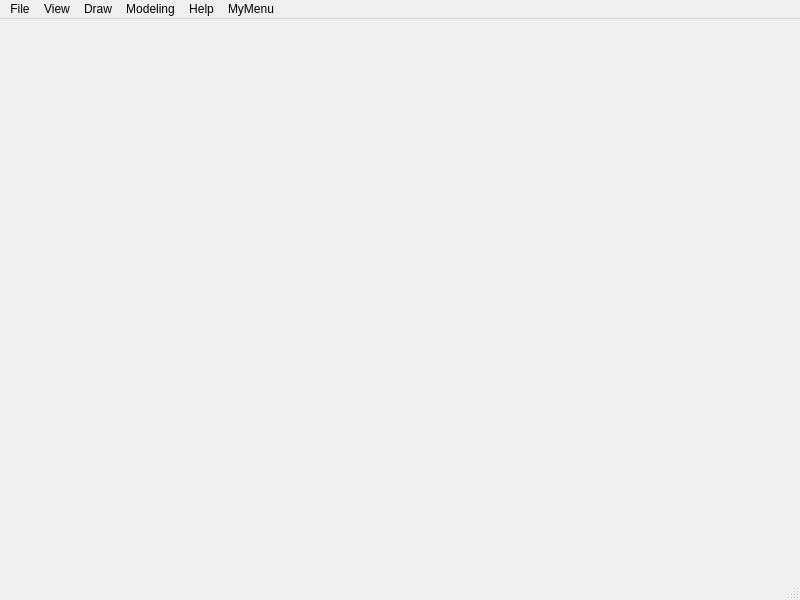
<?xml version="1.0" encoding="UTF-8"?>
<ui version="4.0">
 <class>occQtClass</class>
 <widget class="QMainWindow" name="occQtClass">
  <property name="geometry">
   <rect>
    <x>0</x>
    <y>0</y>
    <width>800</width>
    <height>600</height>
   </rect>
  </property>
  <property name="windowTitle">
   <string>occSketcher</string>
  </property>
  <property name="windowIcon">
   <iconset>
    <normaloff>:/Resources/lamp.png</normaloff>:/Resources/lamp.png</iconset>
  </property>
  <widget class="QWidget" name="centralWidget"/>
  <widget class="QMenuBar" name="menuBar">
   <property name="geometry">
    <rect>
     <x>0</x>
     <y>0</y>
     <width>800</width>
     <height>21</height>
    </rect>
   </property>
   <widget class="QMenu" name="menuFile">
    <property name="title">
     <string>File</string>
    </property>
    <addaction name="actionExit"/>
   </widget>
   <widget class="QMenu" name="menuView">
    <property name="title">
     <string>View</string>
    </property>
    <addaction name="actionZoom"/>
    <addaction name="actionPan"/>
    <addaction name="actionRotate"/>
    <addaction name="separator"/>
    <addaction name="actionReset"/>
    <addaction name="actionFitAll"/>
   </widget>
   <widget class="QMenu" name="menuPrimitive">
    <property name="title">
     <string>Draw</string>
    </property>
    <addaction name="actionLine"/>
    <addaction name="actionCone"/>
    <addaction name="actionSphere"/>
    <addaction name="actionCylinder"/>
    <addaction name="actionTorus"/>
   </widget>
   <widget class="QMenu" name="menuModeling">
    <property name="title">
     <string>Modeling</string>
    </property>
    <addaction name="actionFillet"/>
    <addaction name="actionChamfer"/>
    <addaction name="actionExtrude"/>
    <addaction name="actionRevolve"/>
    <addaction name="actionLoft"/>
    <addaction name="separator"/>
    <addaction name="actionCut"/>
    <addaction name="actionFuse"/>
    <addaction name="actionCommon"/>
    <addaction name="separator"/>
    <addaction name="actionHelix"/>
   </widget>
   <widget class="QMenu" name="menuHelp">
    <property name="title">
     <string>Help</string>
    </property>
    <addaction name="actionAbout"/>
   </widget>
   <widget class="QMenu" name="menuMyMenu">
    <property name="title">
     <string>MyMenu</string>
    </property>
   </widget>
   <addaction name="menuFile"/>
   <addaction name="menuView"/>
   <addaction name="menuPrimitive"/>
   <addaction name="menuModeling"/>
   <addaction name="menuHelp"/>
   <addaction name="menuMyMenu"/>
  </widget>
  <widget class="QStatusBar" name="statusBar"/>
  <action name="actionExit">
   <property name="text">
    <string>Exit</string>
   </property>
   <property name="shortcut">
    <string>Ctrl+Q</string>
   </property>
  </action>
  <action name="actionZoom">
   <property name="checkable">
    <bool>false</bool>
   </property>
   <property name="icon">
    <iconset>
     <normaloff>:/Resources/Zoom.png</normaloff>:/Resources/Zoom.png</iconset>
   </property>
   <property name="text">
    <string>Zoom</string>
   </property>
  </action>
  <action name="actionPan">
   <property name="checkable">
    <bool>false</bool>
   </property>
   <property name="icon">
    <iconset>
     <normaloff>:/Resources/Pan.png</normaloff>:/Resources/Pan.png</iconset>
   </property>
   <property name="text">
    <string>Pan</string>
   </property>
  </action>
  <action name="actionRotate">
   <property name="checkable">
    <bool>false</bool>
   </property>
   <property name="checked">
    <bool>false</bool>
   </property>
   <property name="icon">
    <iconset>
     <normaloff>:/Resources/Rotate.png</normaloff>:/Resources/Rotate.png</iconset>
   </property>
   <property name="text">
    <string>Rotate</string>
   </property>
  </action>
  <action name="actionReset">
   <property name="icon">
    <iconset>
     <normaloff>:/Resources/Home.png</normaloff>:/Resources/Home.png</iconset>
   </property>
   <property name="text">
    <string>Reset</string>
   </property>
  </action>
  <action name="actionFitAll">
   <property name="icon">
    <iconset>
     <normaloff>:/Resources/FitAll.png</normaloff>:/Resources/FitAll.png</iconset>
   </property>
   <property name="text">
    <string>FitAll</string>
   </property>
  </action>
  <action name="actionAbout">
   <property name="icon">
    <iconset>
     <normaloff>:/Resources/lamp.png</normaloff>:/Resources/lamp.png</iconset>
   </property>
   <property name="text">
    <string>About</string>
   </property>
  </action>
  <action name="actionLine">
   <property name="icon">
    <iconset>
     <normaloff>:/Resources/box.png</normaloff>:/Resources/box.png</iconset>
   </property>
   <property name="text">
    <string>Line</string>
   </property>
  </action>
  <action name="actionCone">
   <property name="icon">
    <iconset>
     <normaloff>:/Resources/cone.png</normaloff>:/Resources/cone.png</iconset>
   </property>
   <property name="text">
    <string>Cone</string>
   </property>
  </action>
  <action name="actionSphere">
   <property name="icon">
    <iconset>
     <normaloff>:/Resources/sphere.png</normaloff>:/Resources/sphere.png</iconset>
   </property>
   <property name="text">
    <string>Sphere</string>
   </property>
  </action>
  <action name="actionCylinder">
   <property name="icon">
    <iconset>
     <normaloff>:/Resources/cylinder.png</normaloff>:/Resources/cylinder.png</iconset>
   </property>
   <property name="text">
    <string>Cylinder</string>
   </property>
  </action>
  <action name="actionTorus">
   <property name="icon">
    <iconset>
     <normaloff>:/Resources/torus.png</normaloff>:/Resources/torus.png</iconset>
   </property>
   <property name="text">
    <string>Torus</string>
   </property>
  </action>
  <action name="actionFillet">
   <property name="icon">
    <iconset>
     <normaloff>:/Resources/fillet.png</normaloff>:/Resources/fillet.png</iconset>
   </property>
   <property name="text">
    <string>Fillet</string>
   </property>
  </action>
  <action name="actionChamfer">
   <property name="icon">
    <iconset>
     <normaloff>:/Resources/chamfer.png</normaloff>:/Resources/chamfer.png</iconset>
   </property>
   <property name="text">
    <string>Chamfer</string>
   </property>
  </action>
  <action name="actionExtrude">
   <property name="icon">
    <iconset>
     <normaloff>:/Resources/extrude.png</normaloff>:/Resources/extrude.png</iconset>
   </property>
   <property name="text">
    <string>Extrude</string>
   </property>
  </action>
  <action name="actionRevolve">
   <property name="icon">
    <iconset>
     <normaloff>:/Resources/revolve.png</normaloff>:/Resources/revolve.png</iconset>
   </property>
   <property name="text">
    <string>Rovelve</string>
   </property>
  </action>
  <action name="actionLoft">
   <property name="icon">
    <iconset>
     <normaloff>:/Resources/loft.png</normaloff>:/Resources/loft.png</iconset>
   </property>
   <property name="text">
    <string>Loft</string>
   </property>
  </action>
  <action name="actionCut">
   <property name="icon">
    <iconset>
     <normaloff>:/Resources/cut.png</normaloff>:/Resources/cut.png</iconset>
   </property>
   <property name="text">
    <string>Cut</string>
   </property>
  </action>
  <action name="actionFuse">
   <property name="icon">
    <iconset>
     <normaloff>:/Resources/fuse.png</normaloff>:/Resources/fuse.png</iconset>
   </property>
   <property name="text">
    <string>Fuse</string>
   </property>
  </action>
  <action name="actionCommon">
   <property name="icon">
    <iconset>
     <normaloff>:/Resources/common.png</normaloff>:/Resources/common.png</iconset>
   </property>
   <property name="text">
    <string>Common</string>
   </property>
  </action>
  <action name="actionHelix">
   <property name="icon">
    <iconset>
     <normaloff>:/Resources/helix.png</normaloff>:/Resources/helix.png</iconset>
   </property>
   <property name="text">
    <string>Helix</string>
   </property>
  </action>
 </widget>
 <layoutdefault spacing="6" margin="11"/>
 <resources>
  <include location="occqt.qrc"/>
 </resources>
 <connections/>
</ui>
